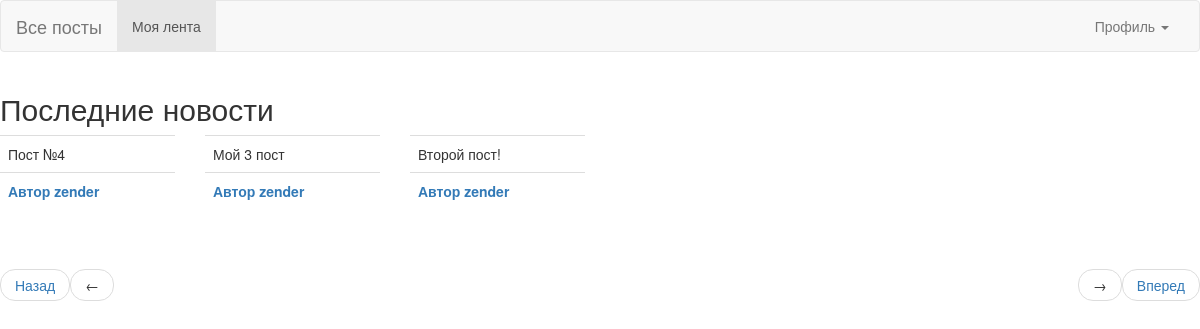
The app's page /explore?page=2 (signed in) with its own data.
### app/models.py (models this page shows, shortened)
class Post(db.Model):
    id = db.Column(db.Integer, primary_key=True)
    body = db.Column(db.String, nullable=False)
    dt =db.Column(db.DateTime,default=datetime.utcnow)
    user_id = db.Column(db.Integer, db.ForeignKey('user.id'))

class User(db.Model, UserMixin):
    id = db.Column(db.Integer, primary_key=True)
    username = db.Column(db.String, unique=True, nullable=False)
    password = db.Column(db.String(128), nullable=False)
    email= db.Column(db.String, unique=True, nullable=False)
    last_seen =db.Column(db.DateTime,default=datetime.utcnow)
    about_me = db.Column(db.String)
    posts = db.relationship('Post', backref='author', lazy='dynamic')
    followed = db.relationship(
        'User', secondary=followers,
        primaryjoin=(followers.c.follower_id==id),
        secondaryjoin=(followers.c.followed_id==id),
        backref=db.backref('follower', lazy='dynamic'), lazy='dynamic'
    )

### app/routes.py (the view)
@app.route('/explore')
def explore():
    page = request.args.get('page', 1, type=int)
    posts = Post.query.order_by(Post.dt.desc()).paginate(
        page=page, per_page=app.config['POSTS_PER_PAGE'], error_out=False)
    prev_url = url_for('explore', page = posts.prev_num) if posts.has_prev else None
    next_url = url_for('explore', page = posts.next_num) if posts.has_next else None
    return render_template('index.html', title='Все посты', posts=posts.items,
                            prev_url=prev_url, next_url=next_url)

### app/models.py (called while the page is built)
@login_manager.user_loader
def load_user(user_id):
    return User.query.get(int(user_id))

### app/routes.py (called while the page is built)
@app.before_request
def before_request():
    if current_user.is_authenticated:
        current_user.last_seen = datetime.utcnow()
        db.session.commit()

### app/templates/index.html (shortened to what this page needs)
{% extends 'base.html' %}
{% import 'bootstrap/wtf.html' as wtf   %}
{% block content %}
    <h2>Последние новости</h2>
    <div class="row">
    {% for post in posts %}
        {% include '_post.html'  %}
    {% endfor %}
    </div>
    <br>
    {% include '_paginate.html'   %}
{% endblock %}

### app/templates/_post.html (shortened to what this page needs)
<div class="col-md-2">
    <table class="table table-hover">
        <tr>
            <td>{{post.body}} </td>
        </tr>
        {% if current_user == post.author %}
            <tr> <td><b> Автор {{post.author.username}} </b> </td> </tr>
            <tr> <td><a href="{{url_for('delete_post', id=post.id)}}">Удалить</td> </tr>
        {% else %}
            <tr>
                <td><b> <a href="{{url_for('profile', username=post.author.username)}}">Автор {{post.author.username}} </a></b> </td>
            </tr>
        {% endif %}
</table>
</div>

### records on screen
Post: body "Пост №4", author.username "zender"
Post: body "Мой 3 пост", author.username "zender"
Post: body "Второй пост!", author.username "zender"
